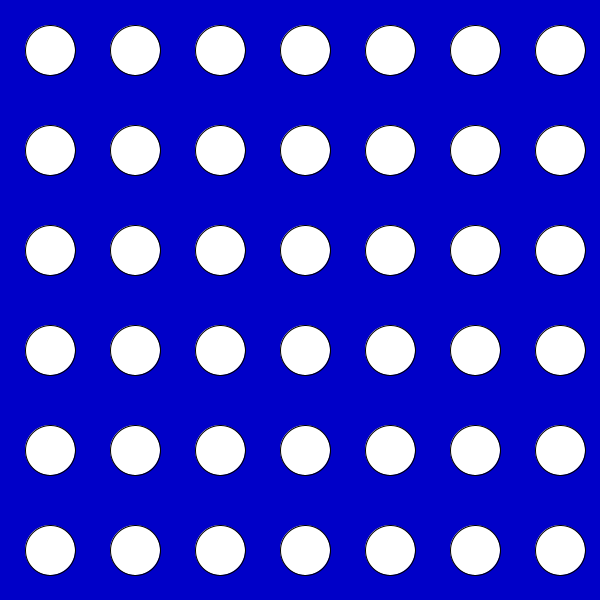
Frame 1 (no input)
Frame 60 (the mouse pressed at the canvas centre just before this capture): identical to frame 1, image omitted
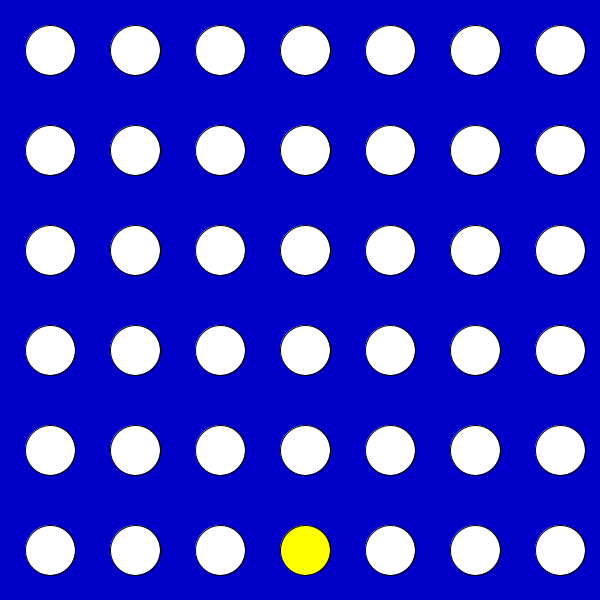
Frame 120 (the mouse held since frame 60 and released just before this capture)

The Processing sketch that drew these frames (run headless with seeded random() and noise(); from frame 60 on, the mouse is pressed at the canvas centre):

// Processing sketch: Four_in_a_row
// ── Four_in_a_row.pde
color[][] cells = new color[7][6];
boolean player1 =true;
int r=50;

void setup(){
  size(600, 600);
  
  for(int x=0; x<cells.length; x++){
    for(int y=0; y<cells[x].length; y++){
      cells[x][y] = color(255,255,255);
    }
  }
}

void draw(){
  background(color(0,0,200));
  
  for(int x=0; x<cells.length; x++){
    for(int y=0; y<cells[x].length; y++){
      fill(cells[x][y]);
      ellipse(x*(width/cells.length)+r, y*(height/cells[x].length)+r, r, r);
    }
  }
}

void mousePressed(){
  color current;
  
  if(player1)
    current = color(255, 255, 0);
  else
    current = color(255, 0, 0);
    
  for(int x=0; x<cells.length; x++){
    if(mouseX >x*(width/cells.length)+48- r/2 && mouseX<x*(width/cells.length)+48+ r/2){
      for(int y=0; y<cells[x].length; y++){
        
        if(cells[x][0] == color(255, 255, 255)){
          if(player1)
            player1=false;
          else
            player1=true;
        }
        
        if(cells[x][y]==color(255, 255, 255)){
          cells[x][y] = current;
          if(y>0)
            cells[x][y-1] = color(255, 255, 255);
        }
        else if(y>0){
          if(cells[x][y-1]==color(255, 255, 255))
            cells[x][y-1] = current;
        }
        
      }
      
    }
  }
}

boolean checkWin(){
  for(int x=0; x<cells.length; x++){
    for(int y=0; y<cells[x].length; y++){
      
    }
  }
  return true; 
}
